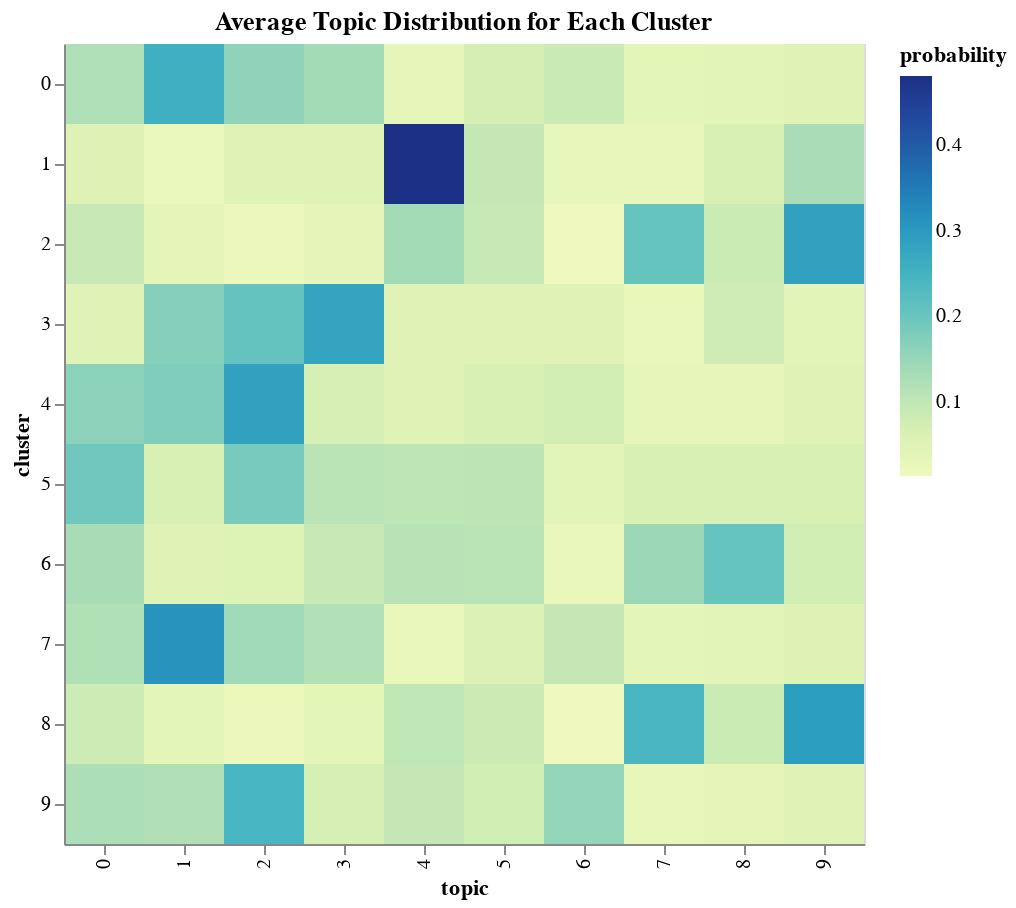

Here is the notebook cell this chart was saved with:
### Code cell
# Reshape the dataframe to have a row for each cluster and topic
cluster_topics_heatmap_df = cluster_topics_df.avg_topic_distribution.apply(pd.Series).reset_index().rename(columns={'index': 'cluster'}).melt(id_vars='cluster', var_name='topic', value_name='probability')

heatmap = alt.Chart(cluster_topics_heatmap_df).mark_rect().encode(
    x='topic:O',
    y='cluster:O',
    color='probability:Q'
).properties(
    title='Average Topic Distribution for Each Cluster',
    width=400,
    height=400
)

heatmap

### Figure 1 — Vega specification as saved in the notebook (floating-point values rounded to 4 significant figures)
{"$schema": "https://vega.github.io/schema/vega/v5.json", "data": [{"name": "source_0", "values": [{"cluster": 0, "probability": 0.1233, "topic": 0}, {"cluster": 1, "probability": 0.05121, "topic": 0}, {"cluster": 2, "probability": 0.08964, "topic": 0}, {"cluster": 3, "probability": 0.04857, "topic": 0}, {"cluster": 4, "probability": 0.1616, "topic": 0}, {"cluster": 5, "probability": 0.1941, "topic": 0}, {"cluster": 6, "probability": 0.1319, "topic": 0}, {"cluster": 7, "probability": 0.1212, "topic": 0}, {"cluster": 8, "probability": 0.08209, "topic": 0}, {"cluster": 9, "probability": 0.1254, "topic": 0}, {"cluster": 0, "probability": 0.2577, "topic": 1}, {"cluster": 1, "probability": 0.0215, "topic": 1}, {"cluster": 2, "probability": 0.03707, "topic": 1}, {"cluster": 3, "probability": 0.1698, "topic": 1}, {"cluster": 4, "probability": 0.1755, "topic": 1}, {"cluster": 5, "probability": 0.06237, "topic": 1}, {"cluster": 6, "probability": 0.04883, "topic": 1}, {"cluster": 7, "probability": 0.3124, "topic": 1}, {"cluster": 8, "probability": 0.0376, "topic": 1}, {"cluster": 9, "probability": 0.1203, "topic": 1}, {"cluster": 0, "probability": 0.16, "topic": 2}, {"cluster": 1, "probability": 0.04877, "topic": 2}, {"cluster": 2, "probability": 0.02267, "topic": 2}, {"cluster": 3, "probability": 0.2072, "topic": 2}, {"cluster": 4, "probability": 0.2862, "topic": 2}, {"cluster": 5, "probability": 0.1853, "topic": 2}, {"cluster": 6, "probability": 0.05435, "topic": 2}, {"cluster": 7, "probability": 0.1387, "topic": 2}, {"cluster": 8, "probability": 0.02247, "topic": 2}, {"cluster": 9, "probability": 0.2438, "topic": 2}, {"cluster": 0, "probability": 0.1357, "topic": 3}, {"cluster": 1, "probability": 0.04873, "topic": 3}, {"cluster": 2, "probability": 0.03617, "topic": 3}, {"cluster": 3, "probability": 0.2781, "topic": 3}, {"cluster": 4, "probability": 0.06941, "topic": 3}, {"cluster": 5, "probability": 0.1101, "topic": 3}, {"cluster": 6, "probability": 0.09063, "topic": 3}, {"cluster": 7, "probability": 0.1178, "topic": 3}, {"cluster": 8, "probability": 0.03811, "topic": 3}, {"cluster": 9, "probability": 0.06769, "topic": 3}, {"cluster": 0, "probability": 0.03495, "topic": 4}, {"cluster": 1, "probability": 0.4811, "topic": 4}, {"cluster": 2, "probability": 0.1354, "topic": 4}, {"cluster": 3, "probability": 0.05055, "topic": 4}, {"cluster": 4, "probability": 0.05007, "topic": 4}, {"cluster": 5, "probability": 0.1044, "topic": 4}, {"cluster": 6, "probability": 0.1128, "topic": 4}, {"cluster": 7, "probability": 0.02735, "topic": 4}, {"cluster": 8, "probability": 0.1038, "topic": 4}, {"cluster": 9, "probability": 0.09765, "topic": 4}, {"cluster": 0, "probability": 0.07068, "topic": 5}, {"cluster": 1, "probability": 0.09736, "topic": 5}, {"cluster": 2, "probability": 0.09191, "topic": 5}, {"cluster": 3, "probability": 0.04891, "topic": 5}, {"cluster": 4, "probability": 0.06435, "topic": 5}, {"cluster": 5, "probability": 0.1081, "topic": 5}, {"cluster": 6, "probability": 0.1098, "topic": 5}, {"cluster": 7, "probability": 0.05702, "topic": 5}, {"cluster": 8, "probability": 0.08268, "topic": 5}, {"cluster": 9, "probability": 0.07721, "topic": 5}, {"cluster": 0, "probability": 0.08848, "topic": 6}, {"cluster": 1, "probability": 0.03087, "topic": 6}, {"cluster": 2, "probability": 0.0129, "topic": 6}, {"cluster": 3, "probability": 0.04745, "topic": 6}, {"cluster": 4, "probability": 0.07565, "topic": 6}, {"cluster": 5, "probability": 0.04128, "topic": 6}, {"cluster": 6, "probability": 0.02703, "topic": 6}, {"cluster": 7, "probability": 0.09514, "topic": 6}, {"cluster": 8, "probability": 0.01357, "topic": 6}, {"cluster": 9, "probability": 0.1524, "topic": 6}, {"cluster": 0, "probability": 0.03852, "topic": 7}, {"cluster": 1, "probability": 0.02889, "topic": 7}, {"cluster": 2, "probability": 0.204, "topic": 7}, {"cluster": 3, "probability": 0.02746, "topic": 7}, {"cluster": 4, "probability": 0.03435, "topic": 7}, {"cluster": 5, "probability": 0.06543, "topic": 7}, {"cluster": 6, "probability": 0.1442, "topic": 7}, {"cluster": 7, "probability": 0.03763, "topic": 7}, {"cluster": 8, "probability": 0.2418, "topic": 7}, {"cluster": 9, "probability": 0.03127, "topic": 7}, {"cluster": 0, "probability": 0.04133, "topic": 8}, {"cluster": 1, "probability": 0.06273, "topic": 8}, {"cluster": 2, "probability": 0.08395, "topic": 8}, {"cluster": 3, "probability": 0.07929, "topic": 8}, {"cluster": 4, "probability": 0.035, "topic": 8}, {"cluster": 5, "probability": 0.06541, "topic": 8}, {"cluster": 6, "probability": 0.2041, "topic": 8}, {"cluster": 7, "probability": 0.04, "topic": 8}, {"cluster": 8, "probability": 0.08395, "topic": 8}, {"cluster": 9, "probability": 0.03662, "topic": 8}, {"cluster": 0, "probability": 0.04943, "topic": 9}, {"cluster": 1, "probability": 0.1289, "topic": 9}, {"cluster": 2, "probability": 0.2863, "topic": 9}, {"cluster": 3, "probability": 0.04265, "topic": 9}, {"cluster": 4, "probability": 0.04782, "topic": 9}, {"cluster": 5, "probability": 0.06358, "topic": 9}, {"cluster": 6, "probability": 0.07635, "topic": 9}, {"cluster": 7, "probability": 0.05282, "topic": 9}, {"cluster": 8, "probability": 0.2939, "topic": 9}, {"cluster": 9, "probability": 0.0476, "topic": 9}]}, {"name": "source_0_x_domain_topic", "values": [{"topic": 0}, {"topic": 1}, {"topic": 2}, {"topic": 3}, {"topic": 4}, {"topic": 5}, {"topic": 6}, {"topic": 7}, {"topic": 8}, {"topic": 9}]}, {"name": "source_0_y_domain_cluster", "values": [{"cluster": 0}, {"cluster": 1}, {"cluster": 2}, {"cluster": 3}, {"cluster": 4}, {"cluster": 5}, {"cluster": 6}, {"cluster": 7}, {"cluster": 8}, {"cluster": 9}]}, {"name": "source_0_color_domain_probability", "values": [{"min": 0.0129, "max": 0.4811}]}], "marks": [{"type": "rect", "name": "marks", "from": {"data": "source_0"}, "encode": {"update": {"width": {"signal": "max(0.25, bandwidth('x'))"}, "y": {"field": "cluster", "scale": "y"}, "description": {"signal": "\"topic: \" + (isValid(datum[\"topic\"]) ? datum[\"topic\"] : \"\"+datum[\"topic\"]) + \"; cluster: \" + (isValid(datum[\"cluster\"]) ? datum[\"cluster\"] : \"\"+datum[\"cluster\"]) + \"; probability: \" + (format(datum[\"probability\"], \"\"))"}, "x": {"field": "topic", "scale": "x"}, "height": {"signal": "max(0.25, bandwidth('y'))"}, "fill": {"field": "probability", "scale": "color"}}}, "style": ["rect"]}], "scales": [{"name": "x", "type": "band", "domain": {"data": "source_0_x_domain_topic", "field": "topic", "sort": true}, "range": [0, {"signal": "width"}], "paddingOuter": 0, "paddingInner": 0}, {"name": "y", "type": "band", "domain": {"data": "source_0_y_domain_cluster", "field": "cluster", "sort": true}, "range": [0, {"signal": "height"}], "paddingInner": 0, "paddingOuter": 0}, {"name": "color", "type": "linear", "domain": [{"signal": "(data(\"source_0_color_domain_probability\")[0] || {}).min"}, {"signal": "(data(\"source_0_color_domain_probability\")[0] || {}).max"}], "range": "heatmap", "zero": false, "interpolate": "hcl"}], "axes": [{"scale": "x", "title": "topic", "orient": "bottom", "labelAngle": 270, "labelBaseline": "middle", "labelAlign": "right", "grid": false, "zindex": 1}, {"scale": "y", "title": "cluster", "grid": false, "zindex": 1, "orient": "left"}], "title": {"text": "Average Topic Distribution for Each Cluster", "frame": "group"}, "width": 400, "style": "cell", "height": 400, "legends": [{"fill": "color", "gradientLength": {"signal": "clamp(height, 64, 200)"}, "title": "probability"}], "padding": 5, "background": "white"}
